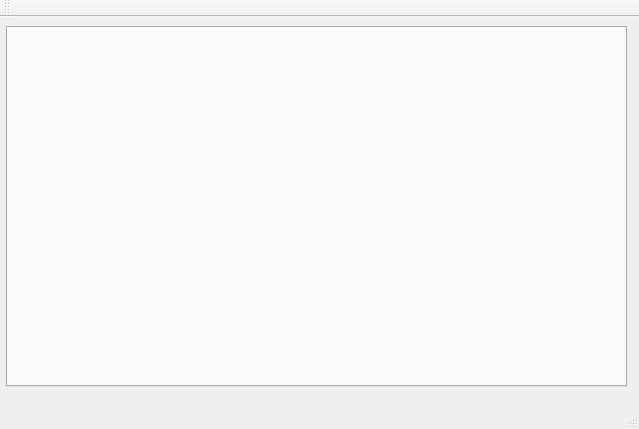
<?xml version="1.0" encoding="UTF-8"?>
<ui version="4.0">
 <class>MainWindow</class>
 <widget class="QMainWindow" name="MainWindow">
  <property name="geometry">
   <rect>
    <x>0</x>
    <y>0</y>
    <width>639</width>
    <height>429</height>
   </rect>
  </property>
  <property name="windowTitle">
   <string>MainWindow</string>
  </property>
  <widget class="QWidget" name="centralwidget">
   <widget class="QTabWidget" name="modulesTabs">
    <property name="geometry">
     <rect>
      <x>6</x>
      <y>9</y>
      <width>621</width>
      <height>361</height>
     </rect>
    </property>
    <property name="tabShape">
     <enum>QTabWidget::Triangular</enum>
    </property>
    <property name="currentIndex">
     <number>-1</number>
    </property>
    <property name="tabsClosable">
     <bool>true</bool>
    </property>
    <property name="movable">
     <bool>true</bool>
    </property>
   </widget>
  </widget>
  <widget class="QStatusBar" name="statusbar"/>
  <widget class="QToolBar" name="toolBar">
   <property name="windowTitle">
    <string>toolBar</string>
   </property>
   <attribute name="toolBarArea">
    <enum>TopToolBarArea</enum>
   </attribute>
   <attribute name="toolBarBreak">
    <bool>false</bool>
   </attribute>
  </widget>
  <widget class="QMenuBar" name="menubar">
   <property name="geometry">
    <rect>
     <x>0</x>
     <y>0</y>
     <width>639</width>
     <height>22</height>
    </rect>
   </property>
   <property name="tabletTracking">
    <bool>false</bool>
   </property>
   <property name="acceptDrops">
    <bool>false</bool>
   </property>
   <property name="defaultUp">
    <bool>false</bool>
   </property>
   <property name="nativeMenuBar">
    <bool>true</bool>
   </property>
  </widget>
 </widget>
 <resources/>
 <connections/>
</ui>
